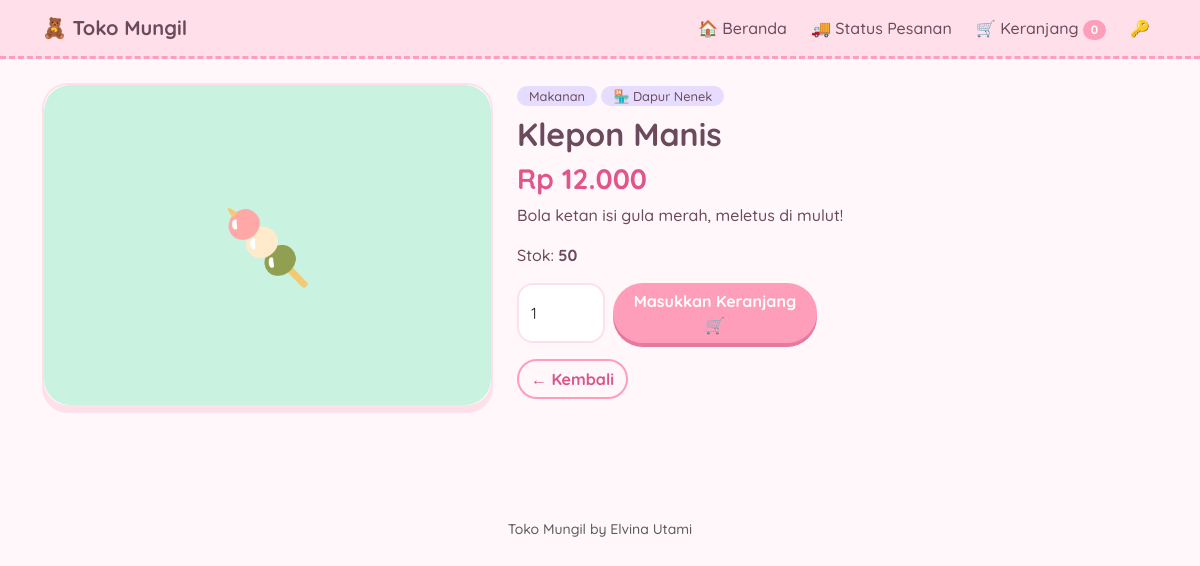
Page /produk.php?id=2 on the committed database.
### tables this page shows
CREATE TABLE produk(id_produk INT AUTO_INCREMENT PRIMARY KEY,id_penjual INT NOT NULL,id_kategori INT NOT NULL,nama VARCHAR(80) NOT NULL,deskripsi TEXT,harga INT NOT NULL,stok INT NOT NULL DEFAULT 0,emoji VARCHAR(8) DEFAULT '🎀',gambar VARCHAR(100),
 FOREIGN KEY(id_penjual) REFERENCES penjual(id_penjual),FOREIGN KEY(id_kategori) REFERENCES kategori(id_kategori));

CREATE TABLE kategori(id_kategori INT AUTO_INCREMENT PRIMARY KEY,nama_kategori VARCHAR(40) NOT NULL);

CREATE TABLE penjual(id_penjual INT AUTO_INCREMENT PRIMARY KEY,nama_toko VARCHAR(60) NOT NULL,kontak VARCHAR(20));

### produk.php (the view)
<?php require 'config.php';
$p=one(q("SELECT p.*,t.nama_toko,k.nama_kategori FROM produk p JOIN penjual t USING(id_penjual) JOIN kategori k USING(id_kategori) WHERE id_produk=?",'i',[(int)($_GET['id']??0)]));
head($p['nama']??'Produk'); if(!$p){echo "<p>Produk tidak ditemukan 🥺</p>";foot();exit;}?>
<div class="row g-4"><div class="col-md-5"><div class="card-cute"><?=img($p,'big')?></div></div>
<div class="col-md-7"><span class="chip"><?=e($p['nama_kategori'])?></span> <span class="chip">🏪 <?=e($p['nama_toko'])?></span>
<h2 class="mt-2"><?=e($p['nama'])?></h2><h3 class="price"><?=rp($p['harga'])?></h3><p><?=nl2br(e($p['deskripsi']))?></p><p>Stok: <b><?=$p['stok']?></b></p>
<?php if($p['stok']>0):?><form method="post" action="keranjang.php" class="d-flex gap-2" style="max-width:300px"><input type="hidden" name="aksi" value="tambah"><input type="hidden" name="id" value="<?=$p['id_produk']?>">
<input type="number" name="qty" value="1" min="1" max="<?=$p['stok']?>" class="form-control" style="width:90px"><button class="btn btn-pink flex-fill">Masukkan Keranjang 🛒</button></form><?php else:?><p class="text-danger">Stok habis 😢</p><?php endif;?>
<a href="index.php" class="btn btn-outline-pink mt-3">← Kembali</a></div></div><?php foot();

### config.php (shortened to what this page needs)
<?php
$cfg = require __DIR__.'/koneksi.local.php';
$db = mysqli_connect($cfg['host'],$cfg['user'],$cfg['pass'],$cfg['name']);
mysqli_set_charset($db,'utf8mb4');
$B = basename(dirname($_SERVER['SCRIPT_NAME']))=='admin' ? '../' : '';
function e($s){return htmlspecialchars((string)$s,ENT_QUOTES,'UTF-8');}
function rp($n){return 'Rp '.number_format($n,0,',','.');}
function q($sql,$t='',$p=[]){global $db;$st=mysqli_prepare($db,$sql);if($p)mysqli_stmt_bind_param($st,$t,...$p);mysqli_stmt_execute($st);return mysqli_stmt_get_result($st);}
function one($r){return $r?mysqli_fetch_assoc($r):null;}
function cart_count(){return array_sum($_SESSION['cart']??[]);}
function img($p,$cls=''){global $B;return $p['gambar']?"<img src='{$B}uploads/".e($p['gambar'])."' class='pimg $cls'>":"<div class='pimg emo $cls'>".e($p['emoji']?:'🎀')."</div>";}
function head($title){global $B;$adm=$B==='../';$c=cart_count();?>
<!DOCTYPE html><html lang="id"><head><meta charset="utf-8"><meta name="viewport" content="width=device-width,initial-scale=1">
<link href="https://cdn.jsdelivr.net/npm/bootstrap@5.3.3/dist/css/bootstrap.min.css" rel="stylesheet">
<link href="<?=$B?>style.css?v=<?=@filemtime(__DIR__.'/style.css')?>" rel="stylesheet">
<style>main>.row.text-center{margin-top:2.5rem!important}footer{margin-top:4rem!important}</style></head><body>
<nav class="navbar navbar-expand-md nav-cute"><div class="container">
<a class="navbar-brand" href="<?=$adm?'index.php':$B.'index.php'?>">🧸 Toko Mungil<?=$adm?' <small>admin</small>':''?></a>
<div class="collapse navbar-collapse" id="m"><ul class="navbar-nav ms-auto gap-md-2">
<?php if($adm&&!empty($_SESSION['admin'])):?>
<li><a class="nav-link" href="index.php">📊 Dashboard</a></li><li><a class="nav-link" href="pesanan.php">📦 Kelola Pesanan</a></li><li><a class="nav-link" href="produk.php">✏️ Kelola Produk</a></li><li><a class="nav-link" href="kategori.php">📂 Kategori</a></li><li><a class="nav-link" href="logout.php">👋 Keluar</a></li>
<?php elseif(!$adm):?>
<li><a class="nav-link" href="index.php">🏠 Beranda</a></li><li><a class="nav-link" href="status.php">🚚 Status Pesanan</a></li><li><a class="nav-link" href="keranjang.php">🛒 Keranjang <span class="badge rounded-pill bg-pink"><?=$c?></span></a></li><li><a class="nav-link" href="admin/login.php">🔑</a></li>
<?php endif;?></ul></div></div></nav><main class="container py-4">
<?php }
function foot(){echo '</main><footer class="text-center py-4 small text-muted">Toko Mungil by Elvina Utami</footer><script src="https://cdn.jsdelivr.net/npm/bootstrap@5.3.3/dist/js/bootstrap.bundle.min.js"></script></body></html>';}

### style.css (style rules this page uses)
:root { --pink:#ff9ebb;--pink2:#ffe0ea;--peach:#ffd9b8;--mint:#c9f2e0;--lav:#e6dcff;--ink:#6b4a5c }
body { background:#fff7fa;font-family:'Quicksand',sans-serif;font-weight:500;color:var(--ink) }
h1,h2,h3,h4,h5,.navbar-brand { font-weight:700 }
.nav-cute { background:var(--pink2);border-bottom:3px dashed var(--pink) }
.nav-cute .nav-link,.navbar-brand { color:var(--ink)!important }
.bg-pink { background:var(--pink)!important }
.card-cute { background:#fff;border:2px solid var(--pink2);border-radius:26px;box-shadow:0 6px 0 var(--pink2);transition:.2s;overflow:hidden }
.pimg { width:100%;height:170px;object-fit:cover }
.pimg.emo { display:flex;align-items:center;justify-content:center;font-size:72px;background:var(--mint) }
.pimg.big { height:320px;border-radius:26px }
.btn { border-radius:50px;font-weight:700 }
.btn-pink { background:var(--pink);color:#fff;border:0;box-shadow:0 4px 0 #e57aa0 }
.btn-outline-pink { border:2px solid var(--pink);color:#d9568a }
.form-control,.form-select { border-radius:16px;border:2px solid var(--pink2) }
.price { color:#e0568a;font-weight:700 }
.chip { background:var(--lav);border-radius:50px;padding:2px 12px;font-size:.8rem }

### config.php (style rules this page uses)
footer { margin-top:4rem!important }

### rows in the picture
produk: emoji "🍡", id_kategori.nama_kategori "Makanan", id_penjual.nama_toko "Dapur Nenek", nama "Klepon Manis", harga "Rp 12.000", deskripsi "Bola ketan isi gula merah, meletus di mulut!", stok "50"

### other values in the picture
$c "0"
